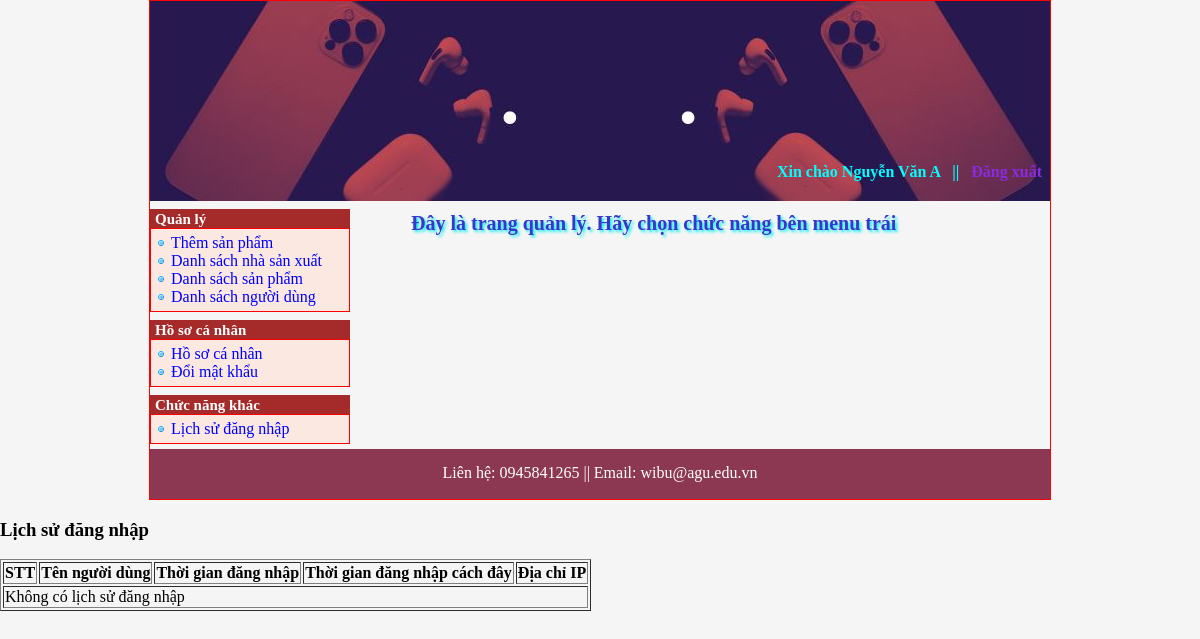
Page /Admin/lichsudangnhap.php (signed in) on the earlier database version.
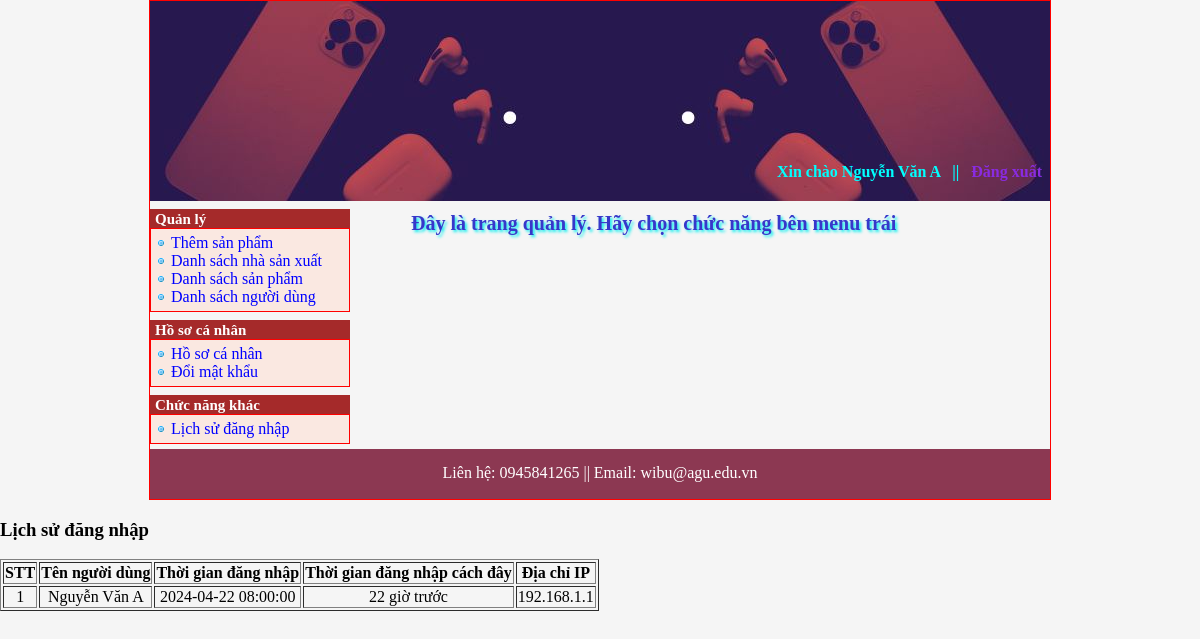
Same page on the later database version.
### tables this page shows
CREATE TABLE `tbl_lichsudangnhap` (
  `MaLichSuDangNhap` int(10) NOT NULL AUTO_INCREMENT,
  `MaNguoiDung` int(10) NOT NULL,
  `TenNguoiDung` varchar(50) NOT NULL,
  `ThoiGianDangNhap` datetime NOT NULL,
  `DiaChiIP` varchar(50) NOT NULL,
  PRIMARY KEY (`MaLichSuDangNhap`),
  CONSTRAINT `FK_NguoiDung_LichSuDangNhap` FOREIGN KEY (`MaNguoiDung`) REFERENCES `tbl_nguoidung` (`MaNguoiDung`)
);

### Admin/lichsudangnhap.php (the view, shortened to what this page needs)
<?php
    include_once("index.php");
    $MaNguoiDung = $_SESSION['MaND'];
    $sql_lichsu = "SELECT * FROM tbl_lichsudangnhap WHERE MaNguoiDung = ?";
    $stmt = $connect->prepare($sql_lichsu);
    $stmt->bind_param("s", $MaNguoiDung);
    $stmt->execute();
    $result_lichsu = $stmt->get_result();
?>
<!DOCTYPE html>
<html lang="en">
<head>
</head>
<body>
    <h3>Lịch sử đăng nhập</h3>
    <table border="1">
        <tr>
            <th>STT</th>
            <th>Tên người dùng</th>
            <th>Thời gian đăng nhập</th>
            <th>Thời gian đăng nhập cách đây</th>
            <th>Địa chỉ IP</th>
        </tr>
        <?php
            if ($result_lichsu->num_rows > 0) {
                $stt = 1;
                while ($row = $result_lichsu->fetch_assoc()) {
                    echo "<tr>";
                    echo "<td align='center'>" . $stt++ . "</td>";
                    echo "<td align='center'>" . $row['TenNguoiDung'] . "</td>";
                    echo "<td align='center'>" . $row['ThoiGianDangNhap'] . "</td>";
                    $thoi_gian_hien_tai = time();
                    $thoi_gian_dang_nhap = strtotime($row['ThoiGianDangNhap']);
                    $thoi_gian_cach_day = $thoi_gian_hien_tai - $thoi_gian_dang_nhap;
                    $gio_cach_day = floor($thoi_gian_cach_day / (60 * 60));
                    echo "<td align='center'>" . $gio_cach_day . " giờ trước</td>";
                    echo "<td align='center'>" . $row['DiaChiIP'] . "</td>";
                    echo "</tr>";
                }
            } else {
                echo "<tr><td colspan='5'>Không có lịch sử đăng nhập</td></tr>";
            }
        ?>
    </table>
</body>
</html>

Differences in the rows shown:
added tbl_lichsudangnhap: TenNguoiDung "Nguyễn Văn A", ThoiGianDangNhap "2024-04-22 08:00:00", DiaChiIP "192.168.1.1"
Other differences:
text no longer shown: "Không có lịch sử đăng nhập"
